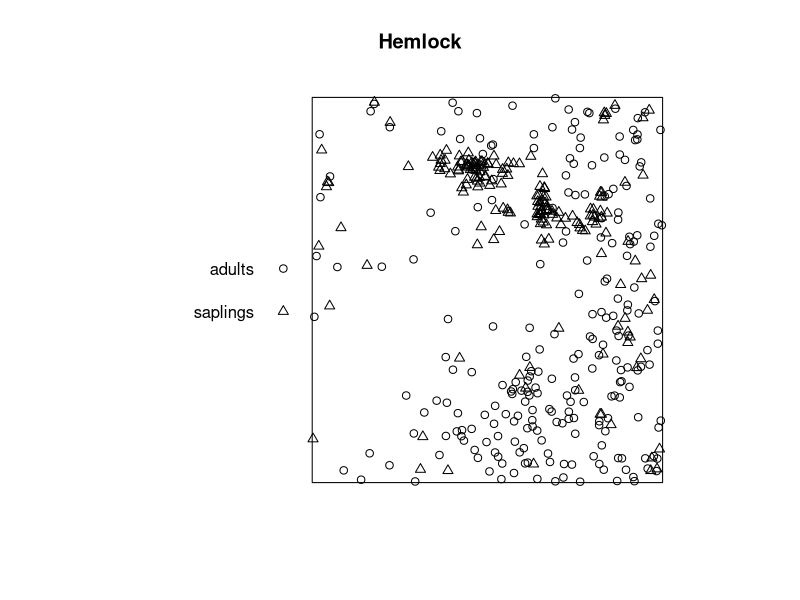
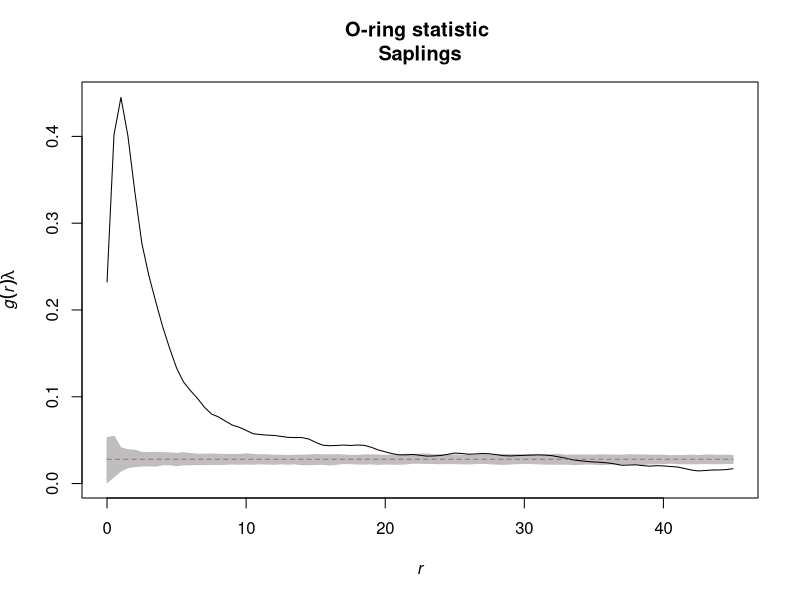
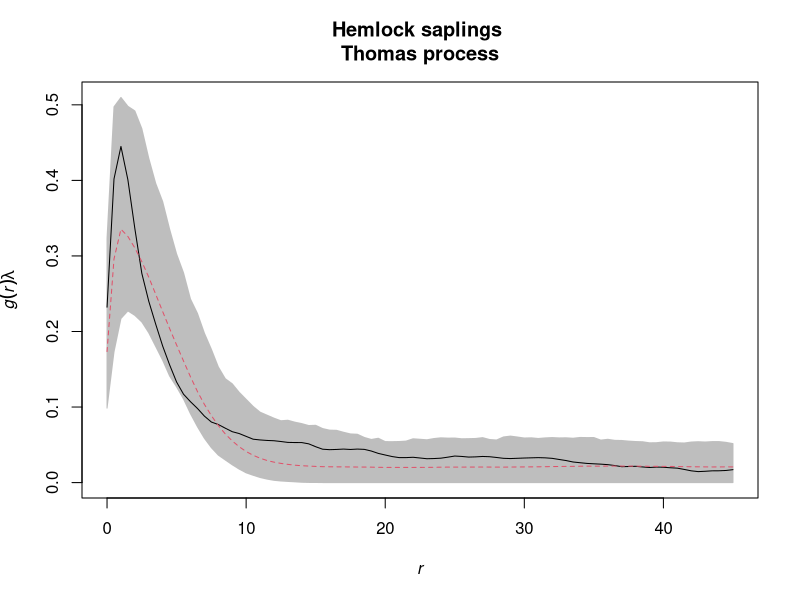
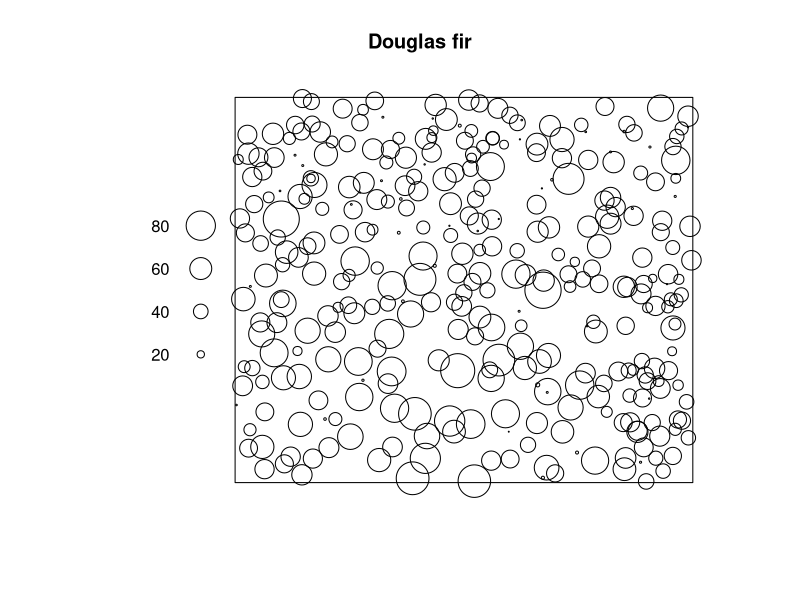
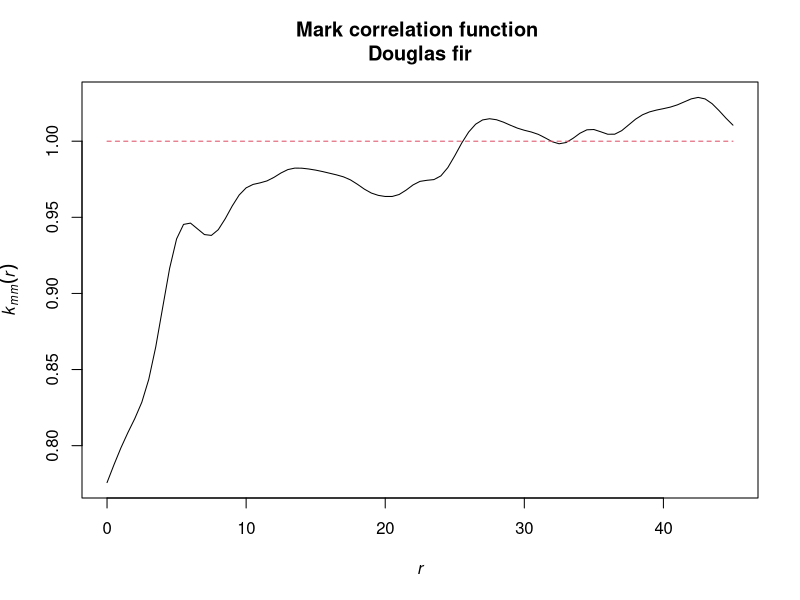
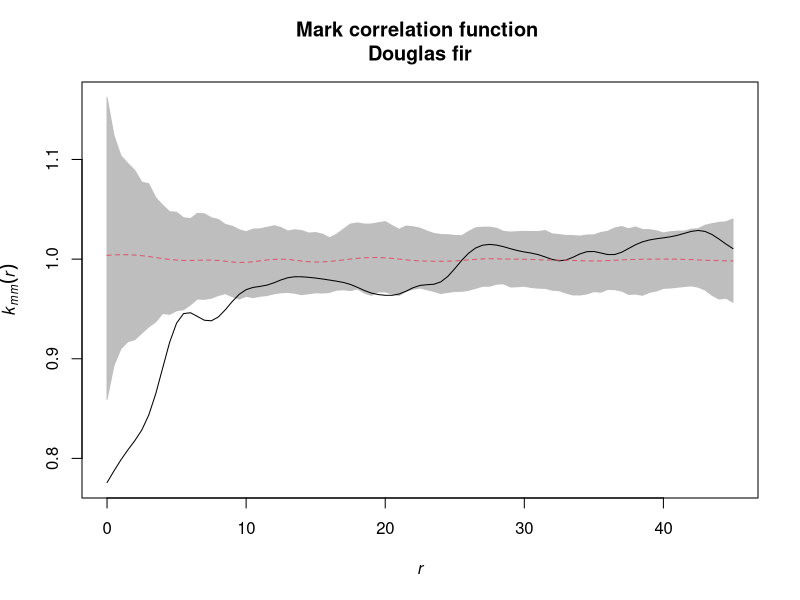
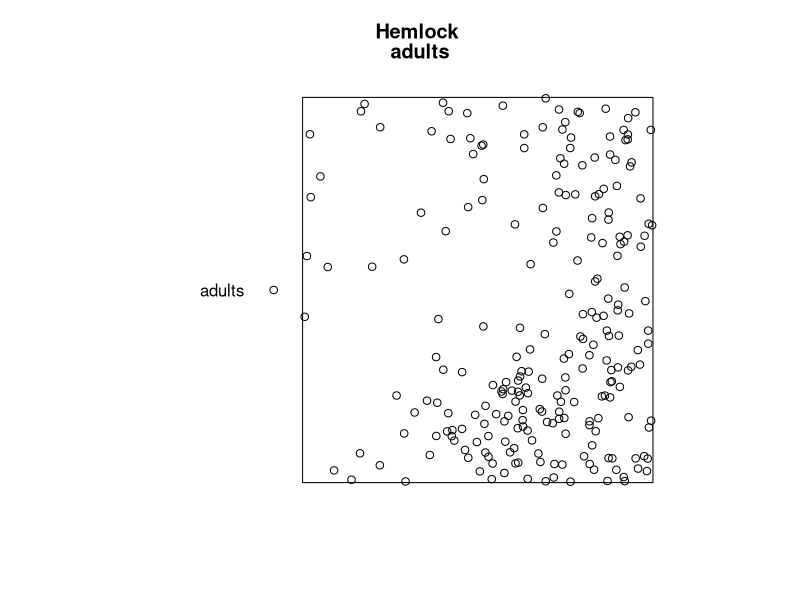
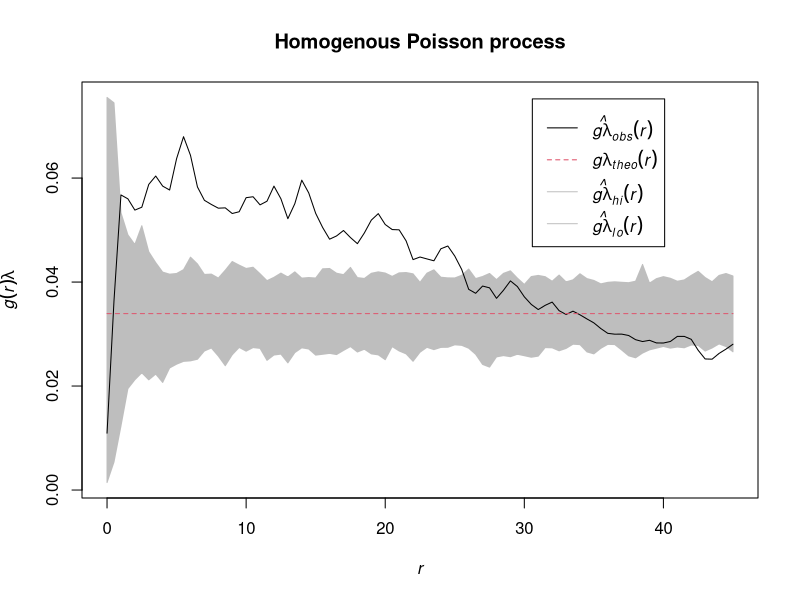

These charts were generated, in order, by the following R code:
## ---- chunk 1
  library(spatstat)
  library(tidyverse)
## ---- chunk 2
  setwd('/Users/Maximilian/ownCloud/03_Lehre/Spatial_Statistics/Data/R')
  hemlock <- read_delim(file = 'Hemlock_Adults_vs_SmallSaps.txt', delim = ';')
  
  hemlock <- mutate(hemlock,
                    mark = case_when(mark == 1 ~ 'adults',
                                     mark == 2 ~ 'saplings'),
                    mark = as.factor(mark))
  
  plot_area <- ripras(x = hemlock$x, y= hemlock$y, shape = 'rectangle')
  hemlock_ppp <- as.ppp(X = hemlock, W = plot_area)
  
  summary(hemlock_ppp)
## ---- chunk 3
  plot(hemlock_ppp, main = 'Hemlock')
## ---- chunk 4
  Oest <- function(input, correction='Ripley', r=NULL, ...){
    p_fct <- pcf(input, correction = correction, 
                 r = r, divisor = 'd')
    lambda <- intensity(unmark(input))
    eval.fv(p_fct*lambda)
  }
## ---- chunk 5
  saplings <- subset.ppp(hemlock_ppp, marks == 'saplings', drop = TRUE)
  
  o_ring_saplings <- envelope(saplings, fun=Oest,
                              r = seq(from = 0, to = 45, by = 0.5), 
                              nsim = 199, nrank = 5)
## ---- chunk 6
  plot(o_ring_saplings, xlim = c(0, 45), 
       main = 'O-ring statistic \nSaplings', legend = FALSE)
## ---- chunk 7
  thomas_process <- kppm(X = unmark(saplings), clusters = "Thomas", statistic = "pcf")
  
  simulated_pattern	<- simulate.kppm(object = thomas_process, nsim = 199)
## ---- chunk 8
  o22_saplings_thomas <- envelope(saplings, fun = Oest, 
                                  r = seq(from = 0, to = 45, by = 0.5),
                                  nsim = 199, nrank = 5, 
                                  simulate = simulated_pattern)
## ---- chunk 9
  plot(o22_saplings_thomas, xlim = c(0, 45), 
       main = "Hemlock saplings \nThomas process", legend = FALSE)
## ---- chunk 10
  print(thomas_process)
## ---- chunk 11
  paste0("Number of parents: ", round(thomas_process$clustpar[['kappa']] * area(saplings$window), 2))
  paste0("Cluster area: ", round((thomas_process$clustpar[['scale']] ^ 2) * pi, 2)) # Double check also with Programita!
## ---- chunk 12
  setwd('/Users/Maximilian/ownCloud/03_Lehre/Spatial_Statistics/Data/R')
  douglas_fir <- read_delim(file = 'Alive_Douglas-Fir_OG_N.txt', delim = ';')
  
  plot_area <- ripras(x = douglas_fir$x, y = douglas_fir$y, shape = 'rectangle')
  douglas_fir_ppp <- as.ppp(X = douglas_fir, W = plot_area)
  
  summary(douglas_fir_ppp)
## ---- chunk 13
  plot(douglas_fir_ppp, main = 'Douglas fir')
## ---- chunk 14
  mark_corrlation_douglas_fir <- markcorr(X = douglas_fir_ppp, 
                                          r = seq(from = 0, to = 45, by = 0.5),
                                          correction = "Ripley")
## ---- chunk 15
  plot(mark_corrlation_douglas_fir, xlim = c(0, 45), 
       main = "Mark correlation function \nDouglas fir", legend = F)
## ---- chunk 16
  envelopes_mark_correlation_alive <- envelope(Y = douglas_fir_ppp, fun = markcorr,
                                               r = seq(from = 0, to = 45, by = 0.5),
                                               nsim = 199, nrank = 5,
                                               simulate = expression(rlabel(douglas_fir_ppp)))

## ---- chunk 17
  plot(envelopes_mark_correlation_alive, xlim = c(0, 45), 
       main = "Mark correlation function \nDouglas fir", legend = F)
## ---- chunk 18
  setwd('/Users/Maximilian/ownCloud/03_Lehre/Spatial_Statistics/Data/R')
  hemlock <- read_delim(file = 'Hemlock_Adults_vs_SmallSaps.txt', delim = ';')
  
  hemlock <- mutate(hemlock,
                    mark = case_when(mark == 1 ~ 'adults',
                                     mark == 2 ~ 'saplings'),
                    mark = as.factor(mark))
  
  plot_area <- ripras(x = hemlock$x, y= hemlock$y, shape = 'rectangle')
  hemlock_ppp <- as.ppp(X = hemlock, W = plot_area)
  
  summary(hemlock_ppp)
## ---- chunk 19
  plot(subset.ppp(hemlock_ppp, marks == 'adults', drop=T), main='Hemlock \nadults')
## ---- chunk 20
  Oest <- function(input, correction='Ripley', r=NULL, ...){
    p_fct <- pcf(input, correction = correction, r = r, divisor = 'd')
    lambda <- intensity(unmark(input))
    eval.fv(p_fct*lambda)
  }
## ---- chunk 21
  adults <- subset.ppp(hemlock_ppp, marks == 'adults', drop = TRUE)
  
  envelopes_adults_homo <- envelope(Y = adults, fun = Oest,
                                    r = seq(from = 0, to = 45, by = 0.5), 
                                    nsim = 199, rank = 5)

## ---- chunk 22
  plot(envelopes_adults_homo, xlim = c(0,45), 
       main = 'Homogenous Poisson process')
## ---- chunk 23
  lambda_xy <- density.ppp(x = adults)
  class(lambda_xy)
## ---- chunk 24
  plot(lambda_xy, main = 'lambda(xy)')
## ---- chunk 25
  simulated_heterogenous_pattern <- rpoispp(lambda = lambda_xy, nsim = 199)
## ---- chunk 26
  plot(lambda_xy, main = 'Simulated data')
  points(simulated_heterogenous_pattern[[5]], pch = 19)
## ---- chunk 27
  envelopes_adults_hetero <- envelope(Y = adults, fun = Oest,
                                      r = seq(from = 0, to = 45, by = 0.5), 
                                      nsim = 199, rank = 5, 
                                      simulate = simulated_heterogenous_pattern)

## ---- chunk 28
  plot(envelopes_adults_hetero, xlim = c(0, 45), 
       main = 'Heterogenous Poisson process')
